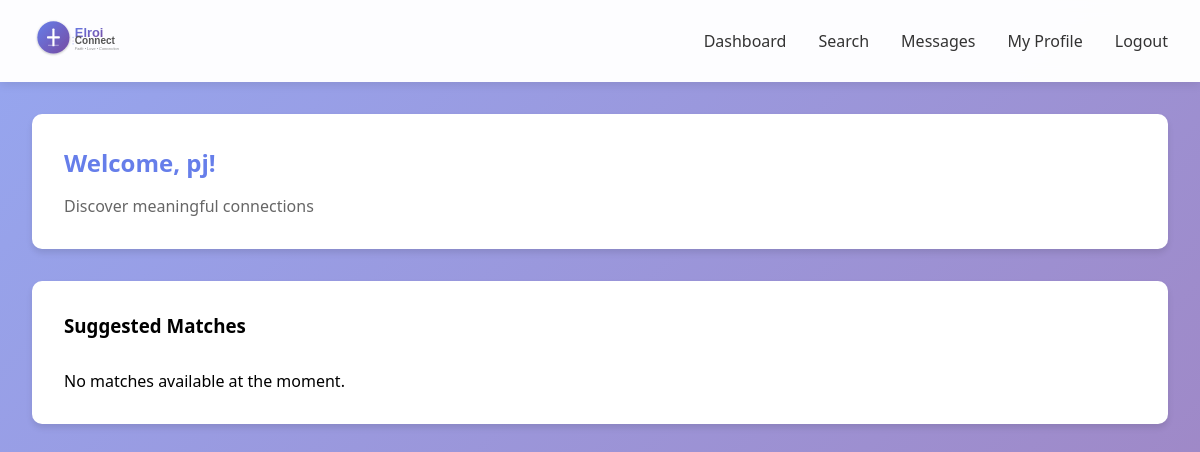
The page /dashboard (signed in) on the database as committed earlier.
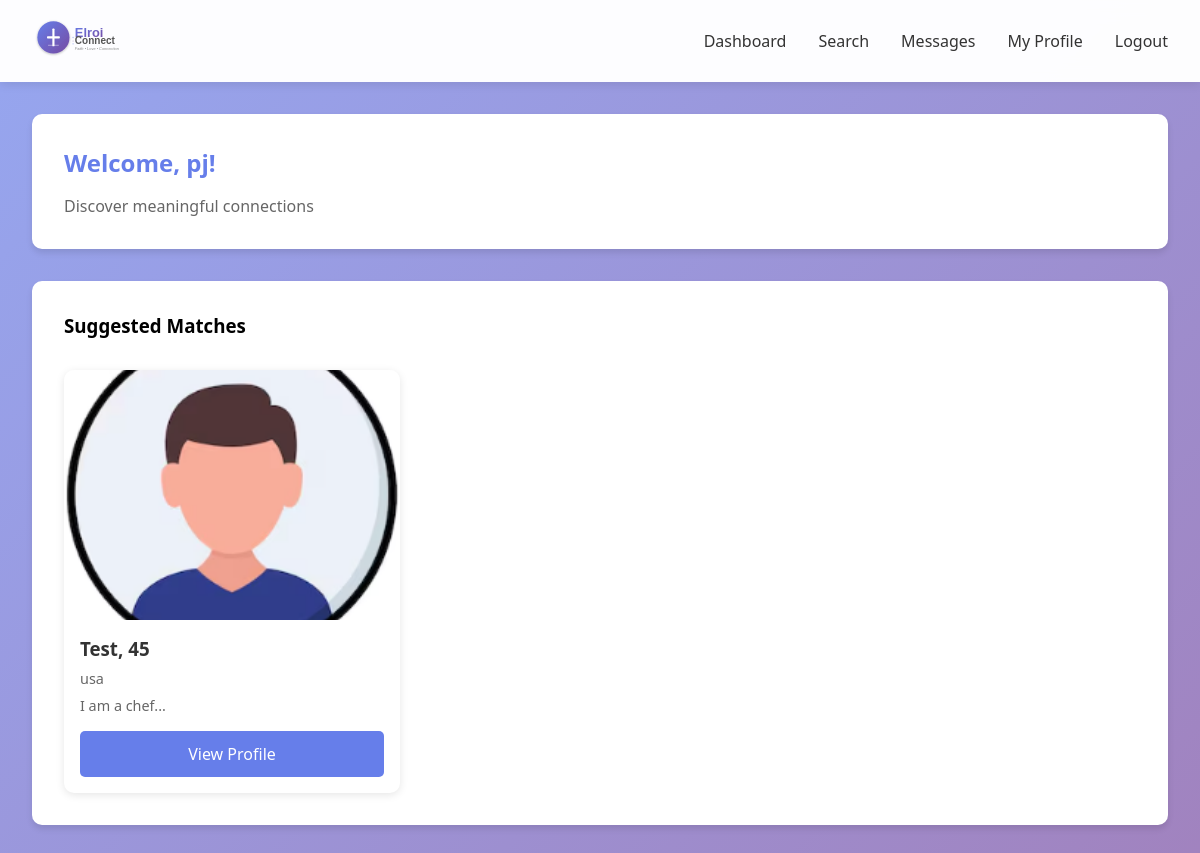
The same page on the database as committed later.
### app.py (models this page shows)
class User(db.Model):
    id = db.Column(db.Integer, primary_key=True)
    email = db.Column(db.String(120), unique=True, nullable=False)
    password_hash = db.Column(db.String(200), nullable=False)
    first_name = db.Column(db.String(50), nullable=False)
    last_name = db.Column(db.String(50), nullable=False)
    gender = db.Column(db.String(20), nullable=False)
    date_of_birth = db.Column(db.Date, nullable=False)
    bio = db.Column(db.Text)
    profile_photo = db.Column(db.String(200))
    location = db.Column(db.String(100))
    denomination = db.Column(db.String(100))
    interests = db.Column(db.Text)
    looking_for = db.Column(db.String(50))
    created_at = db.Column(db.DateTime, default=datetime.utcnow)
    is_active = db.Column(db.Boolean, default=True)
    videos_watched = db.Column(db.Integer, default=0)
    sent_messages = db.relationship('Message', foreign_keys='Message.sender_id', backref='sender', lazy='dynamic')
    received_messages = db.relationship('Message', foreign_keys='Message.receiver_id', backref='receiver', lazy='dynamic')

### app.py (the view)
@app.route('/dashboard')
@login_required
def dashboard():
    user = User.query.get(session['user_id'])
    if user.gender == 'Male':
        matches = User.query.filter_by(gender='Female', is_active=True).filter(User.id != user.id).limit(10).all()
    else:
        matches = User.query.filter_by(gender='Male', is_active=True).filter(User.id != user.id).limit(10).all()
    return render_template('dashboard.html', user=user, matches=matches, now=datetime.now())

### app.py (called while the page is built)
def login_required(f):
    @wraps(f)
    def decorated_function(*args, **kwargs):
        if 'user_id' not in session:
            flash('Please log in to access this page.', 'warning')
            return redirect(url_for('login'))
        return f(*args, **kwargs)
    return decorated_function

### templates/dashboard.html
{% extends "base.html" %}
{% block content %}
<div class="card">
    <h2 style="color: #667eea; margin-bottom: 1rem;">Welcome, {{ user.first_name }}!</h2>
    <p style="color: #666;">Discover meaningful connections</p>
</div>
<div class="card">
    <h3 style="margin-bottom: 1.5rem;">Suggested Matches</h3>
    <div class="profile-grid">
        {% for match in matches %}
        <div class="profile-card">
            {% if match.profile_photo %}
            <img src="{{ url_for('static', filename='uploads/' + match.profile_photo) }}" alt="{{ match.first_name }}" style="width: 100%; height: 250px; object-fit: cover;">
            {% else %}
            <img src="{{ url_for('static', filename='default-male.png' if match.gender == 'Male' else 'default-female.png') }}" alt="{{ match.first_name }}" style="width: 100%; height: 250px; object-fit: cover;">
            {% endif %}
            <div class="profile-card-content">
                <h3>{{ match.first_name }}, {{ (now.year - match.date_of_birth.year) if match.date_of_birth else 'N/A' }}</h3>
                <p>{{ match.location or 'Location not specified' }}</p>
                <p style="margin-top: 0.5rem;">{{ match.bio[:100] if match.bio else 'No bio yet' }}...</p>
                <a href="{{ url_for('view_profile', user_id=match.id) }}" class="btn btn-primary" style="width: 100%; margin-top: 1rem; text-align: center;">View Profile</a>
            </div>
        </div>
        {% else %}
        <p>No matches available at the moment.</p>
        {% endfor %}
    </div>
</div>
{% endblock %}

Rows that differ between the two databases and show on the page:
added User: first_name "Test", date_of_birth "45", location "usa", bio "I am a chef"
Other text that changed with them:
text no longer shown: "No matches available at the moment."
